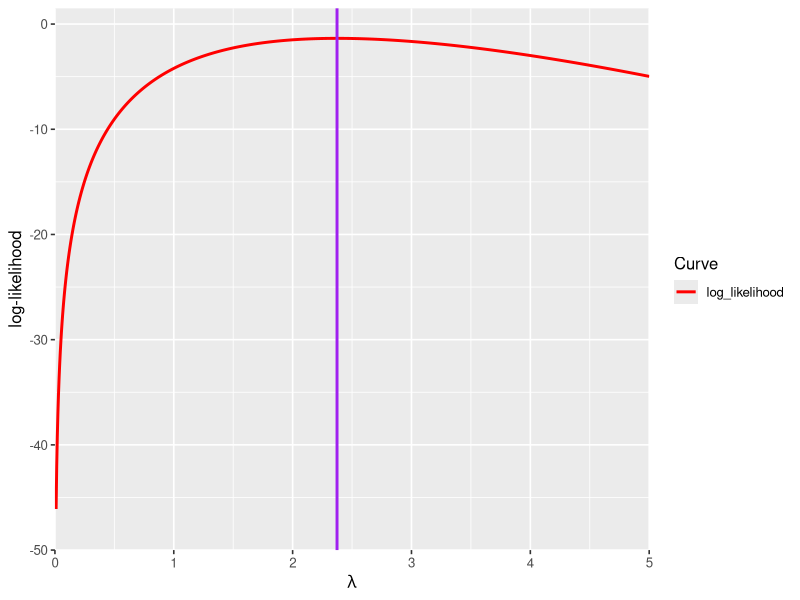
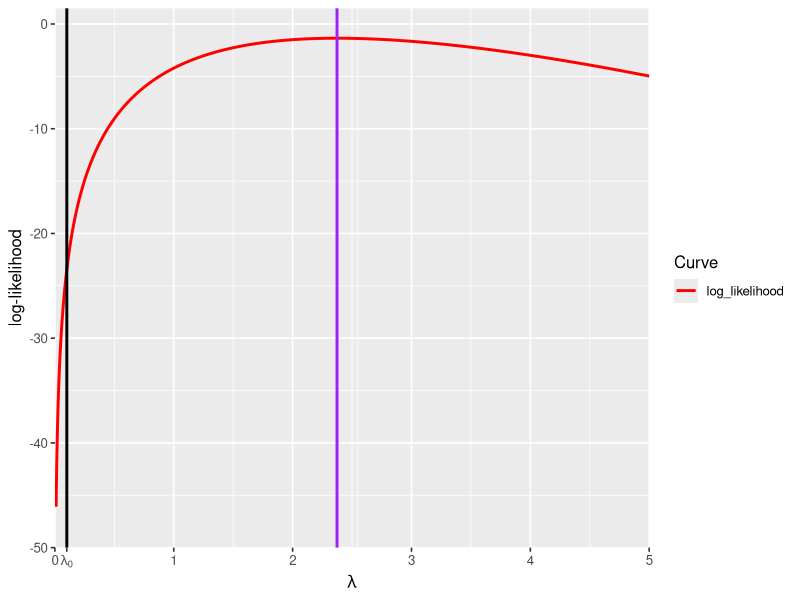
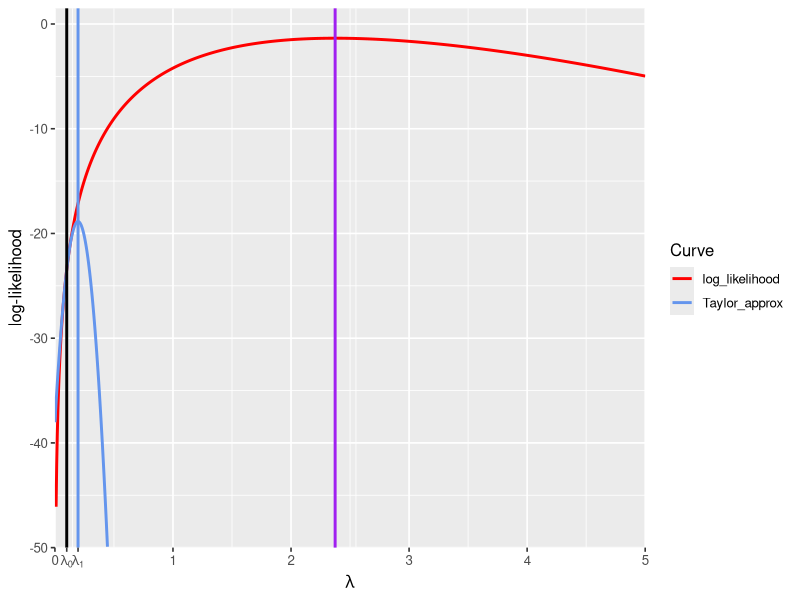
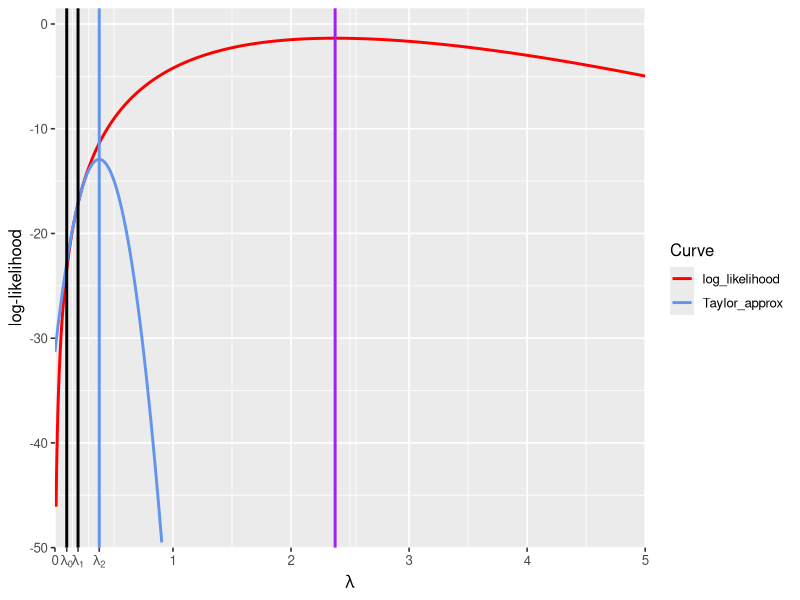
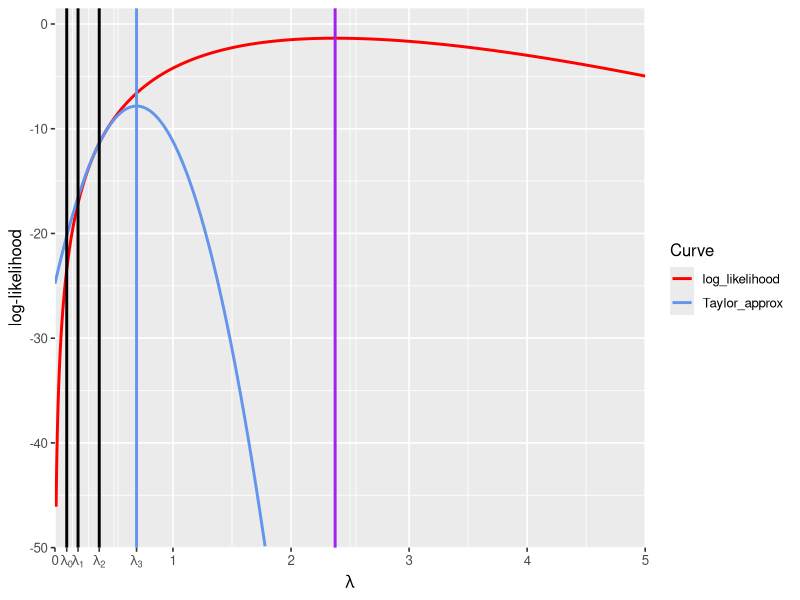
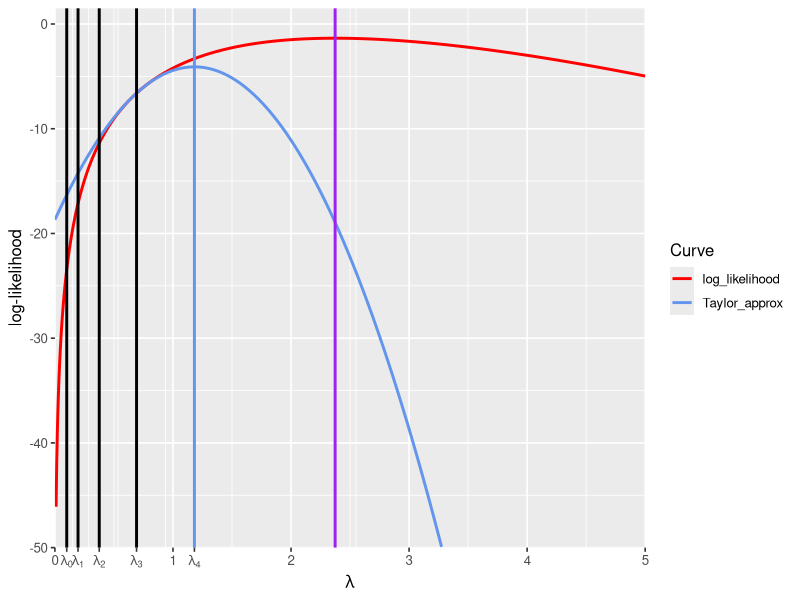
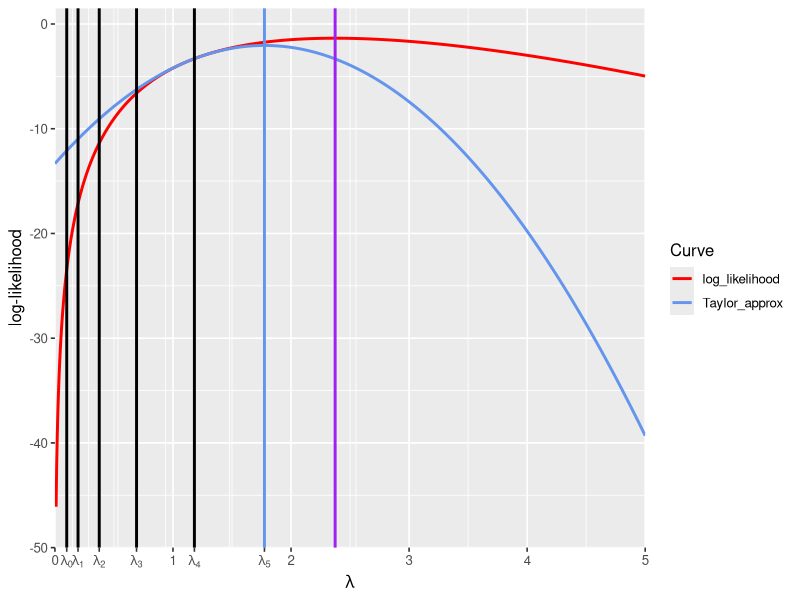
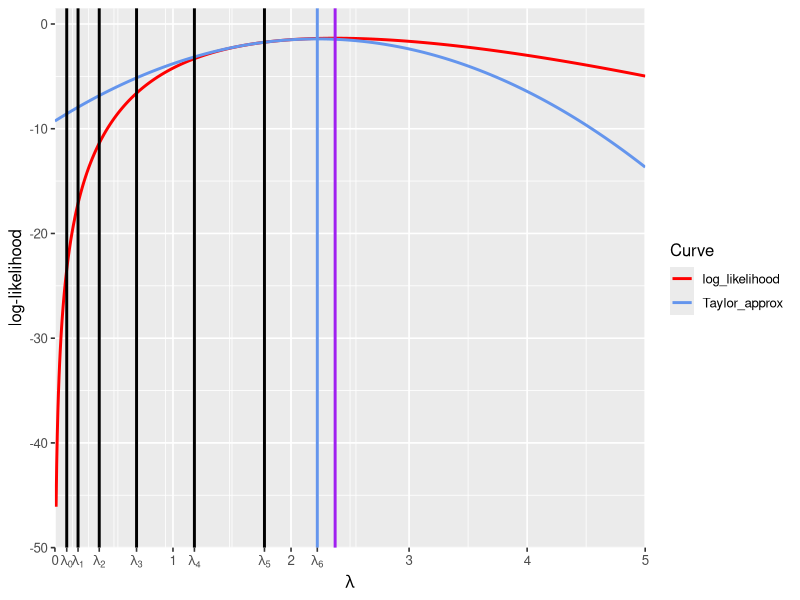

R code for these plots, in order:
## ---- chunk 1
knitr::opts_chunk$set(echo = FALSE)
require(ggplot2)
require(dplyr)
require(tidyr)
require(readr)
## ---- chunk 2
set.seed(1)

sample_size <- 10

x_obs <- rexp(sample_size, rate = 2)

loglik_fn <- function(x, x_obs) {
    temp <- sum(dexp(x = x_obs, rate = x, log = TRUE))
    return(temp)
}

d_loglik_fn <- function(x, x_obs) {
    lambda <- x
    n <- length(x_obs)
    return(n / lambda - sum(x_obs))
}

d2_loglik_fn <- function(x, x_obs) {
    lambda <- x
    n <- length(x_obs)
    return(-n / lambda^2)
}

ll_v <- Vectorize(loglik_fn, vectorize.args = "x")

d_ll_v <- Vectorize(d_loglik_fn, vectorize.args = "x")

quadratic_approx_ll <- function(x, lambda_i, x_obs) {
  loglik_fn(x = lambda_i, x_obs = x_obs) +
    d_loglik_fn(x = lambda_i, x_obs = x_obs) * (x - lambda_i) +
    0.5 * d2_loglik_fn(x = lambda_i, x_obs = x_obs) * (x - lambda_i)^2
}

x_grid <- seq(from = 0, to = 5, length = 1001)
plot_df <- data.frame(
  x = x_grid,
  log_likelihood = ll_v(x = x_grid, x_obs = x_obs)
) %>%
  gather("Curve", "y", 2)

ggplot() +
  geom_line(data = plot_df, mapping = aes(x = x, y = y, color = Curve), size = 1) +
  geom_vline(xintercept = 1 / mean(x_obs[1:10]), color = "purple", size = 1) +
  xlim(c(0, 5)) +
  ylim(c(-50, 1.5)) +
  coord_cartesian(xlim = c(0, 5), expand = FALSE) +
  scale_x_continuous(breaks = c(0:5),
    labels = c(0:5)) +
  scale_color_manual(values = c("red")) +
  xlab(expression(lambda)) +
  ylab("log-likelihood") +
  theme_gray(base_size = 12)
## ---- chunk 3
set.seed(1)

sample_size <- 10

x_obs <- rexp(sample_size, rate = 2)

loglik_fn <- function(x, x_obs) {
    temp <- sum(dexp(x = x_obs, rate = x, log = TRUE))
    return(temp)
}

d_loglik_fn <- function(x, x_obs) {
    lambda <- x
    n <- length(x_obs)
    return(n / lambda - sum(x_obs))
}

d2_loglik_fn <- function(x, x_obs) {
    lambda <- x
    n <- length(x_obs)
    return(-n / lambda^2)
}

ll_v <- Vectorize(loglik_fn, vectorize.args = "x")

d_ll_v <- Vectorize(d_loglik_fn, vectorize.args = "x")

lambda_i <- 0.1

lambda_i_plus_1 <- lambda_i - d_loglik_fn(x = lambda_i, x_obs = x_obs) / d2_loglik_fn(x = lambda_i, x_obs = x_obs)

lambda_vals <- c(lambda_i)

quadratic_approx_ll <- function(x, lambda_i, x_obs) {
  loglik_fn(x = lambda_i, x_obs = x_obs) +
    d_loglik_fn(x = lambda_i, x_obs = x_obs) * (x - lambda_i) +
    0.5 * d2_loglik_fn(x = lambda_i, x_obs = x_obs) * (x - lambda_i)^2
}

x_grid <- seq(from = 0, to = 5, length = 1001)
plot_df <- data.frame(
  x = x_grid,
  log_likelihood = ll_v(x = x_grid, x_obs = x_obs)
) %>%
  gather("Curve", "y", 2)

ggplot() +
  geom_line(data = plot_df, mapping = aes(x = x, y = y, color = Curve), size = 1) +
  geom_vline(xintercept = 1 / mean(x_obs[1:10]), color = "purple", size = 1) +
  geom_vline(xintercept = lambda_i, size = 1) +
  xlim(c(0, 5)) +
  ylim(c(-50, 1.5)) +
  coord_cartesian(xlim = c(0, 5), expand = FALSE) +
  scale_x_continuous(breaks = c(0:5, lambda_vals),
    labels = c(0:5, expression(lambda[0]))) +
  scale_color_manual(values = c("red")) +
  xlab(expression(lambda)) +
  ylab("log-likelihood") +
  theme_gray(base_size = 12)
## ---- chunk 4
set.seed(1)

sample_size <- 10

x_obs <- rexp(sample_size, rate = 2)

loglik_fn <- function(x, x_obs) {
    temp <- sum(dexp(x = x_obs, rate = x, log = TRUE))
    return(temp)
}

d_loglik_fn <- function(x, x_obs) {
    lambda <- x
    n <- length(x_obs)
    return(n / lambda - sum(x_obs))
}

d2_loglik_fn <- function(x, x_obs) {
    lambda <- x
    n <- length(x_obs)
    return(-n / lambda^2)
}

ll_v <- Vectorize(loglik_fn, vectorize.args = "x")

d_ll_v <- Vectorize(d_loglik_fn, vectorize.args = "x")

lambda_i <- 0.1

lambda_i_plus_1 <- lambda_i - d_loglik_fn(x = lambda_i, x_obs = x_obs) / d2_loglik_fn(x = lambda_i, x_obs = x_obs)

lambda_vals <- c(lambda_i, lambda_i_plus_1)

quadratic_approx_ll <- function(x, lambda_i, x_obs) {
  loglik_fn(x = lambda_i, x_obs = x_obs) +
    d_loglik_fn(x = lambda_i, x_obs = x_obs) * (x - lambda_i) +
    0.5 * d2_loglik_fn(x = lambda_i, x_obs = x_obs) * (x - lambda_i)^2
}

x_grid <- seq(from = 0, to = 5, length = 1001)
plot_df <- data.frame(
  x = x_grid,
  log_likelihood = ll_v(x = x_grid, x_obs = x_obs),
  Taylor_approx = quadratic_approx_ll(x = x_grid, lambda_i = lambda_i, x_obs = x_obs)
) %>%
  gather("Curve", "y", 2:3)

ggplot() +
  geom_line(data = plot_df, mapping = aes(x = x, y = y, color = Curve), size = 1) +
  geom_vline(xintercept = 1 / mean(x_obs[1:10]), color = "purple", size = 1) +
  geom_vline(xintercept = lambda_i, size = 1) +
  geom_vline(xintercept = lambda_i_plus_1, color = "cornflowerblue", linetype = 1, size = 1) +
  xlim(c(0, 5)) +
  ylim(c(-50, 1.5)) +
  coord_cartesian(xlim = c(0, 5), expand = FALSE) +
  scale_x_continuous(breaks = c(0:5, lambda_vals),
    labels = c(0:5, expression(lambda[0]), expression(lambda[1]))) +
  scale_color_manual(values = c("red", "cornflowerblue")) +
  xlab(expression(lambda)) +
  ylab("log-likelihood") +
  theme_gray(base_size = 12)
## ---- chunk 5
lambda_i <- lambda_i_plus_1

lambda_i_plus_1 <- lambda_i - d_loglik_fn(x = lambda_i, x_obs = x_obs) / d2_loglik_fn(x = lambda_i, x_obs = x_obs)

lambda_vals <- c(lambda_vals, lambda_i_plus_1)

quadratic_approx_ll <- function(x, lambda_i, x_obs) {
  loglik_fn(x = lambda_i, x_obs = x_obs) +
    d_loglik_fn(x = lambda_i, x_obs = x_obs) * (x - lambda_i) +
    0.5 * d2_loglik_fn(x = lambda_i, x_obs = x_obs) * (x - lambda_i)^2
}

x_grid <- seq(from = 0, to = 5, length = 1001)
plot_df <- data.frame(
  x = x_grid,
  log_likelihood = ll_v(x = x_grid, x_obs = x_obs),
  Taylor_approx = quadratic_approx_ll(x = x_grid, lambda_i = lambda_i, x_obs = x_obs)
) %>%
  gather("Curve", "y", 2:3)

ggplot() +
  geom_line(data = plot_df, mapping = aes(x = x, y = y, color = Curve), size = 1) +
  geom_vline(xintercept = 1 / mean(x_obs[1:10]), color = "purple", size = 1) +
  geom_vline(xintercept = lambda_vals[1], size = 1) +
  geom_vline(xintercept = lambda_vals[2], size = 1) +
  geom_vline(xintercept = lambda_i_plus_1, color = "cornflowerblue", linetype = 1, size = 1) +
  xlim(c(0, 5)) +
  ylim(c(-50, 1.5)) +
  coord_cartesian(xlim = c(0, 5), expand = FALSE) +
  scale_x_continuous(breaks = c(0:5, lambda_vals),
    labels = c(0:5, expression(lambda[0]), expression(lambda[1]), expression(lambda[2]))) +
  scale_color_manual(values = c("red", "cornflowerblue")) +
  xlab(expression(lambda)) +
  ylab("log-likelihood") +
  theme_gray(base_size = 12)
## ---- chunk 6
lambda_i <- lambda_i_plus_1

lambda_i_plus_1 <- lambda_i - d_loglik_fn(x = lambda_i, x_obs = x_obs) / d2_loglik_fn(x = lambda_i, x_obs = x_obs)

lambda_vals <- c(lambda_vals, lambda_i_plus_1)

quadratic_approx_ll <- function(x, lambda_i, x_obs) {
  loglik_fn(x = lambda_i, x_obs = x_obs) +
    d_loglik_fn(x = lambda_i, x_obs = x_obs) * (x - lambda_i) +
    0.5 * d2_loglik_fn(x = lambda_i, x_obs = x_obs) * (x - lambda_i)^2
}

x_grid <- seq(from = 0, to = 5, length = 1001)
plot_df <- data.frame(
  x = x_grid,
  log_likelihood = ll_v(x = x_grid, x_obs = x_obs),
  Taylor_approx = quadratic_approx_ll(x = x_grid, lambda_i = lambda_i, x_obs = x_obs)
) %>%
  gather("Curve", "y", 2:3)

ggplot() +
  geom_line(data = plot_df, mapping = aes(x = x, y = y, color = Curve), size = 1) +
  geom_vline(xintercept = 1 / mean(x_obs[1:10]), color = "purple", size = 1) +
  geom_vline(xintercept = lambda_vals[1], size = 1) +
  geom_vline(xintercept = lambda_vals[2], size = 1) +
  geom_vline(xintercept = lambda_vals[3], size = 1) +
  geom_vline(xintercept = lambda_i_plus_1, color = "cornflowerblue", linetype = 1, size = 1) +
  xlim(c(0, 5)) +
  ylim(c(-50, 1.5)) +
  coord_cartesian(xlim = c(0, 5), expand = FALSE) +
  scale_x_continuous(breaks = c(0:5, lambda_vals),
    labels = c(0:5, expression(lambda[0]), expression(lambda[1]), expression(lambda[2]), expression(lambda[3]))) +
  scale_color_manual(values = c("red", "cornflowerblue")) +
  xlab(expression(lambda)) +
  ylab("log-likelihood") +
  theme_gray(base_size = 12)
## ---- chunk 7
lambda_i <- lambda_i_plus_1

lambda_i_plus_1 <- lambda_i - d_loglik_fn(x = lambda_i, x_obs = x_obs) / d2_loglik_fn(x = lambda_i, x_obs = x_obs)

lambda_vals <- c(lambda_vals, lambda_i_plus_1)

quadratic_approx_ll <- function(x, lambda_i, x_obs) {
  loglik_fn(x = lambda_i, x_obs = x_obs) +
    d_loglik_fn(x = lambda_i, x_obs = x_obs) * (x - lambda_i) +
    0.5 * d2_loglik_fn(x = lambda_i, x_obs = x_obs) * (x - lambda_i)^2
}

x_grid <- seq(from = 0, to = 5, length = 1001)
plot_df <- data.frame(
  x = x_grid,
  log_likelihood = ll_v(x = x_grid, x_obs = x_obs),
  Taylor_approx = quadratic_approx_ll(x = x_grid, lambda_i = lambda_i, x_obs = x_obs)
) %>%
  gather("Curve", "y", 2:3)

ggplot() +
  geom_line(data = plot_df, mapping = aes(x = x, y = y, color = Curve), size = 1) +
  geom_vline(xintercept = 1 / mean(x_obs[1:10]), color = "purple", size = 1) +
  geom_vline(xintercept = lambda_vals[1], size = 1) +
  geom_vline(xintercept = lambda_vals[2], size = 1) +
  geom_vline(xintercept = lambda_vals[3], size = 1) +
  geom_vline(xintercept = lambda_vals[4], size = 1) +
  geom_vline(xintercept = lambda_i_plus_1, color = "cornflowerblue", linetype = 1, size = 1) +
  xlim(c(0, 5)) +
  ylim(c(-50, 1.5)) +
  coord_cartesian(xlim = c(0, 5), expand = FALSE) +
  scale_x_continuous(breaks = c(0:5, lambda_vals),
    labels = c(0:5, expression(lambda[0]), expression(lambda[1]), expression(lambda[2]), expression(lambda[3]), expression(lambda[4]))) +
  scale_color_manual(values = c("red", "cornflowerblue")) +
  xlab(expression(lambda)) +
  ylab("log-likelihood") +
  theme_gray(base_size = 12)
## ---- chunk 8
lambda_i <- lambda_i_plus_1

lambda_i_plus_1 <- lambda_i - d_loglik_fn(x = lambda_i, x_obs = x_obs) / d2_loglik_fn(x = lambda_i, x_obs = x_obs)

lambda_vals <- c(lambda_vals, lambda_i_plus_1)

quadratic_approx_ll <- function(x, lambda_i, x_obs) {
  loglik_fn(x = lambda_i, x_obs = x_obs) +
    d_loglik_fn(x = lambda_i, x_obs = x_obs) * (x - lambda_i) +
    0.5 * d2_loglik_fn(x = lambda_i, x_obs = x_obs) * (x - lambda_i)^2
}

x_grid <- seq(from = 0, to = 5, length = 1001)
plot_df <- data.frame(
  x = x_grid,
  log_likelihood = ll_v(x = x_grid, x_obs = x_obs),
  Taylor_approx = quadratic_approx_ll(x = x_grid, lambda_i = lambda_i, x_obs = x_obs)
) %>%
  gather("Curve", "y", 2:3)

ggplot() +
  geom_line(data = plot_df, mapping = aes(x = x, y = y, color = Curve), size = 1) +
  geom_vline(xintercept = 1 / mean(x_obs[1:10]), color = "purple", size = 1) +
  geom_vline(xintercept = lambda_vals[1], size = 1) +
  geom_vline(xintercept = lambda_vals[2], size = 1) +
  geom_vline(xintercept = lambda_vals[3], size = 1) +
  geom_vline(xintercept = lambda_vals[4], size = 1) +
  geom_vline(xintercept = lambda_vals[5], size = 1) +
  geom_vline(xintercept = lambda_i_plus_1, color = "cornflowerblue", linetype = 1, size = 1) +
  xlim(c(0, 5)) +
  ylim(c(-50, 1.5)) +
  coord_cartesian(xlim = c(0, 5), expand = FALSE) +
  scale_x_continuous(breaks = c(0:5, lambda_vals),
    labels = c(0:5, expression(lambda[0]), expression(lambda[1]), expression(lambda[2]), expression(lambda[3]), expression(lambda[4]), expression(lambda[5]))) +
  scale_color_manual(values = c("red", "cornflowerblue")) +
  xlab(expression(lambda)) +
  ylab("log-likelihood") +
  theme_gray(base_size = 12)
## ---- chunk 9
lambda_i <- lambda_i_plus_1

lambda_i_plus_1 <- lambda_i - d_loglik_fn(x = lambda_i, x_obs = x_obs) / d2_loglik_fn(x = lambda_i, x_obs = x_obs)

lambda_vals <- c(lambda_vals, lambda_i_plus_1)

quadratic_approx_ll <- function(x, lambda_i, x_obs) {
  loglik_fn(x = lambda_i, x_obs = x_obs) +
    d_loglik_fn(x = lambda_i, x_obs = x_obs) * (x - lambda_i) +
    0.5 * d2_loglik_fn(x = lambda_i, x_obs = x_obs) * (x - lambda_i)^2
}

x_grid <- seq(from = 0, to = 5, length = 1001)
plot_df <- data.frame(
  x = x_grid,
  log_likelihood = ll_v(x = x_grid, x_obs = x_obs),
  Taylor_approx = quadratic_approx_ll(x = x_grid, lambda_i = lambda_i, x_obs = x_obs)
) %>%
  gather("Curve", "y", 2:3)

ggplot() +
  geom_line(data = plot_df, mapping = aes(x = x, y = y, color = Curve), size = 1) +
  geom_vline(xintercept = 1 / mean(x_obs[1:10]), color = "purple", size = 1) +
  geom_vline(xintercept = lambda_vals[1], size = 1) +
  geom_vline(xintercept = lambda_vals[2], size = 1) +
  geom_vline(xintercept = lambda_vals[3], size = 1) +
  geom_vline(xintercept = lambda_vals[4], size = 1) +
  geom_vline(xintercept = lambda_vals[5], size = 1) +
  geom_vline(xintercept = lambda_vals[6], size = 1) +
  geom_vline(xintercept = lambda_i_plus_1, color = "cornflowerblue", linetype = 1, size = 1) +
  xlim(c(0, 5)) +
  ylim(c(-50, 1.5)) +
  coord_cartesian(xlim = c(0, 5), expand = FALSE) +
  scale_x_continuous(breaks = c(0:5, lambda_vals),
    labels = c(0:5, expression(lambda[0]), expression(lambda[1]), expression(lambda[2]), expression(lambda[3]), expression(lambda[4]), expression(lambda[5]), expression(lambda[6]))) +
  scale_color_manual(values = c("red", "cornflowerblue")) +
  xlab(expression(lambda)) +
  ylab("log-likelihood") +
  theme_gray(base_size = 12)
